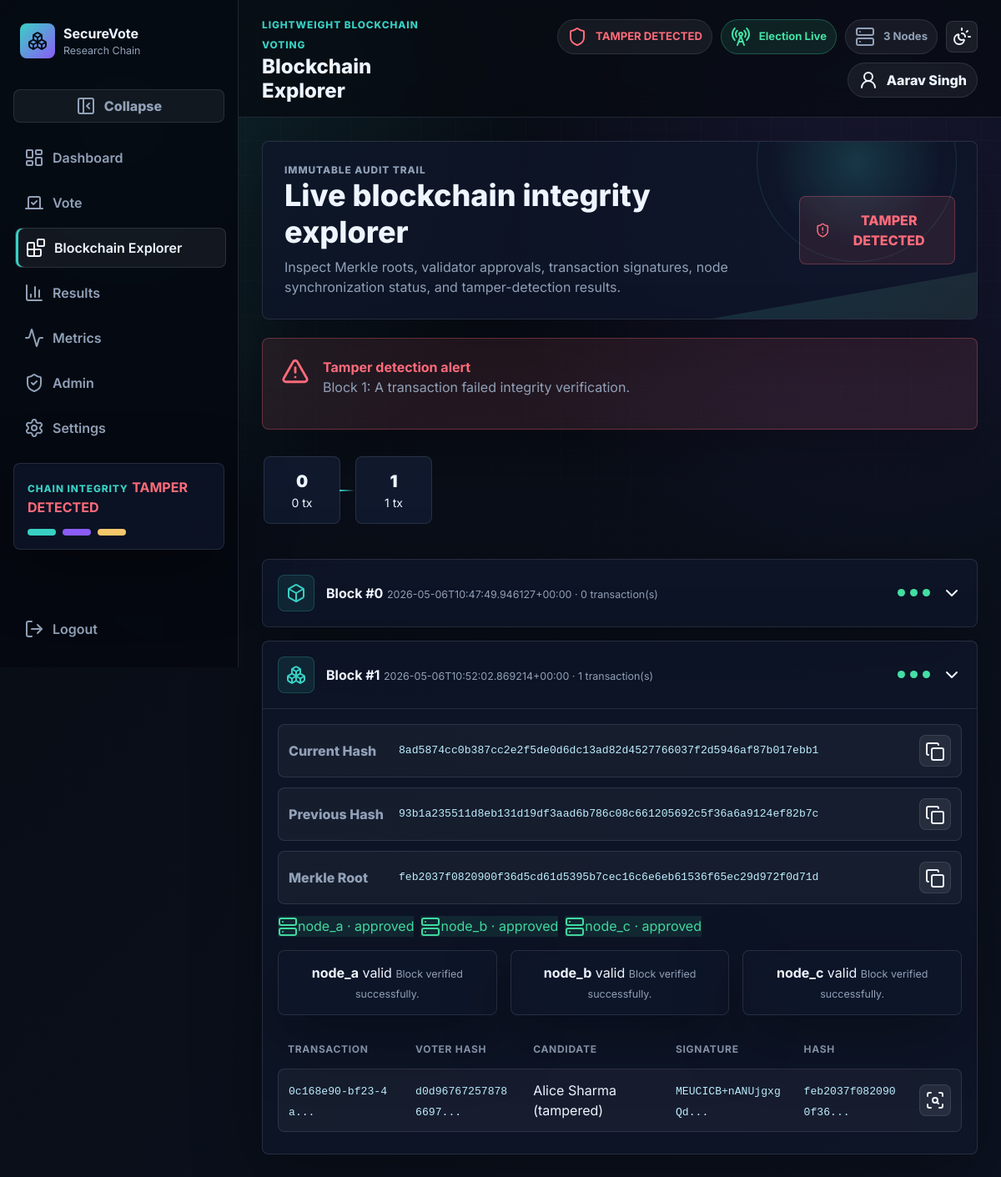
The app's page /blockchain (signed in) with its own data.
### tables this page shows
CREATE TABLE blockchain (
                    id INTEGER PRIMARY KEY AUTOINCREMENT,
                    block_index INTEGER UNIQUE NOT NULL,
                    timestamp TEXT NOT NULL,
                    transactions TEXT NOT NULL,
                    merkle_root TEXT,
                    validator_votes TEXT,
                    node_status TEXT,
                    previous_hash TEXT NOT NULL,
                    nonce INTEGER NOT NULL,
                    current_hash TEXT NOT NULL,
                    creation_time_ms REAL DEFAULT 0,
                    verification_time_ms REAL DEFAULT 0,
                    consensus_time_ms REAL DEFAULT 0
                );

CREATE TABLE node_ledgers (
                    node_name TEXT NOT NULL,
                    block_index INTEGER NOT NULL,
                    block_json TEXT NOT NULL,
                    is_valid INTEGER NOT NULL DEFAULT 1,
                    message TEXT,
                    synced_at TEXT DEFAULT CURRENT_TIMESTAMP,
                    PRIMARY KEY (node_name, block_index)
                );

### app.py (the view)
@app.route("/blockchain")
def blockchain_explorer():
    return render_template("blockchain.html", blocks=voting_chain.get_chain(), health=voting_chain.chain_health())

### app.py (called while the page is built)
@app.context_processor
def inject_shell_context():
    try:
        shell_health = voting_chain.chain_health()
    except Exception:
        shell_health = {"is_valid": False, "status": "CHECK UNAVAILABLE", "nodes": {}, "errors": []}
    return {
        "shell_health": shell_health,
        "shell_election_active": db.is_election_active(),
        "shell_node_count": len(shell_health.get("nodes", {})),
        "shell_user_label": session.get("voter_name") or ("Admin" if session.get("admin") else "Guest"),
    }

### blockchain/block.py (called while the page is built)
def calculate_block_hash(block_data: dict) -> str:
    payload = {
        "index": block_data["index"],
        "timestamp": block_data["timestamp"],
        "transactions": block_data["transactions"],
        "merkle_root": block_data["merkle_root"],
        "validator_votes": block_data.get("validator_votes", {}),
        "node_status": block_data.get("node_status", {}),
        "previous_hash": block_data["previous_hash"],
        "nonce": block_data["nonce"],
    }
    encoded = json.dumps(payload, sort_keys=True, separators=(",", ":")).encode("utf-8")
    return hashlib.sha256(encoded).hexdigest()

### blockchain/blockchain.py (called while the page is built)
    def get_chain(self) -> list[dict]:
        return self.db.get_all_blocks()

    def chain_health(self) -> dict:
        is_valid, errors = validate_chain(self.get_chain())
        return {
            "is_valid": is_valid,
            "status": "VALID" if is_valid else "TAMPER DETECTED",
            "errors": errors,
            "nodes": self.db.get_node_status_summary(),
        }

### blockchain/merkle.py (called while the page is built, shortened)
def build_merkle_root(transaction_hashes: list[str]) -> str:
    if not transaction_hashes:
        return EMPTY_MERKLE_ROOT

### blockchain/transaction.py (called while the page is built)
def sha256_text(value: str) -> str:
    return hashlib.sha256(value.encode("utf-8")).hexdigest()

def canonical_json(data: dict) -> str:
    return json.dumps(data, sort_keys=True, separators=(",", ":"))

def hash_transaction_payload(voter_hash: str, candidate: str, timestamp: str, public_key: str) -> str:
    payload = {
        "voter_hash": voter_hash,
        "candidate": candidate,
        "timestamp": timestamp,
        "public_key": public_key,
    }
    return sha256_text(canonical_json(payload))

def is_transaction_format_valid(transaction: dict) -> bool:
    required = {
        "transaction_id",
        "voter_hash",
        "candidate",
        "timestamp",
        "signature",
        "public_key",
        "transaction_hash",
    }
    return required.issubset(transaction) and all(transaction.get(key) for key in required)

### templates/blockchain.html (shortened to what this page needs)
{% extends "base.html" %}
{% block page_title %}Blockchain Explorer{% endblock %}
{% block content %}
<div class="hero-panel explorer-hero">
    <div>
        <p class="eyebrow">Immutable audit trail</p>
        <h2>Live blockchain integrity explorer</h2>
        <p>Inspect Merkle roots, validator approvals, transaction signatures, node synchronization status, and tamper-detection results.</p>
    </div>
    <span class="status-orb {{ 'valid' if health.is_valid else 'danger' }}">
        <i data-lucide="{{ 'shield-check' if health.is_valid else 'shield-alert' }}"></i>
        {{ health.status }}
    </span>
</div>
{% if not health.is_valid %}
    <section class="alert-panel danger">
        <i data-lucide="triangle-alert"></i>
        <div>
            <strong>Tamper detection alert</strong>
            {% for error in health.errors %}
                <p>{{ error }}</p>
            {% endfor %}
        </div>
    </section>
{% endif %}
<section class="chain-visualization" aria-label="Blockchain visualization">
    {% for block in blocks %}
        <button class="chain-node {{ 'genesis' if block.index == 0 else '' }}" data-scroll-target="block-{{ block.index }}">
            <span>{{ block.index }}</span>
            <small>{{ block.transactions|length }} tx</small>
        </button>
    {% endfor %}
</section>
<div class="block-timeline">
{% for block in blocks %}
    <article class="block-card" id="block-{{ block.index }}">
        <button class="block-summary" type="button" data-bs-toggle="collapse" data-bs-target="#blockDetails{{ block.index }}" aria-expanded="{{ 'true' if loop.last else 'false' }}">
            <span class="block-icon"><i data-lucide="{{ 'box' if block.index == 0 else 'boxes' }}"></i></span>
            <span>
                <strong>Block #{{ block.index }}</strong>
                <small>{{ block.timestamp }} · {{ block.transactions|length }} transaction(s)</small>
            </span>
            <span class="validator-mini">
                {% for node, vote in block.validator_votes.items() %}
                    <em class="{{ 'ok' if vote == 'approved' or vote == 'genesis' else 'danger' }}"></em>
                {% endfor %}
            </span>
            <i data-lucide="chevron-down"></i>
        </button>
        <div class="collapse {{ 'show' if loop.last else '' }}" id="blockDetails{{ block.index }}">
            <div class="block-details">
                <div class="hash-grid">
                    <div><span>Current Hash</span><code>{{ block.current_hash }}</code><button class="copy-btn" data-copy="{{ block.current_hash }}"><i data-lucide="copy"></i></button></div>
                    <div><span>Previous Hash</span><code>{{ block.previous_hash }}</code><button class="copy-btn" data-copy="{{ block.previous_hash }}"><i data-lucide="copy"></i></button></div>
                    <div><span>Merkle Root</span><code>{{ block.merkle_root }}</code><button class="copy-btn" data-copy="{{ block.merkle_root }}"><i data-lucide="copy"></i></button></div>
                </div>
                <div class="validator-strip">
                    {% for node, vote in block.validator_votes.items() %}
                        <span class="validator-badge {{ 'ok' if vote == 'approved' or vote == 'genesis' else 'danger' }}"><i data-lucide="server"></i>{{ node }} · {{ vote }}</span>
                    {% endfor %}
                </div>
                <div class="node-grid mt-3">
                    {% for node, status in block.node_status.items() %}
                        <div class="node-card">
                            <strong>{{ node }}</strong>
                            <span>{{ "valid" if status.valid else "invalid" }}</span>
                            <small>{{ status.message }}</small>
                        </div>
                    {% endfor %}
                </div>
                <div class="table-responsive mt-4">
                    <table class="data-table">
                        <thead><tr><th>Transaction</th><th>Voter Hash</th><th>Candidate</th><th>Signature</th><th>Hash</th><th></th></tr></thead>
                        <tbody>
                        {% for tx in block.transactions %}
                            <tr>
                                <td><code>{{ tx.transaction_id[:16] }}...</code></td>
                                <td><code>{{ tx.voter_hash[:18] }}...</code></td>
                                <td>{{ tx.candidate }}</td>
                                <td><code>{{ (tx.signature|default('missing'))[:18] }}...</code></td>
                                <td><code>{{ tx.transaction_hash[:18] }}...</code></td>
                                <td><button class="icon-btn" data-bs-toggle="modal" data-bs-target="#txModal{{ block.index }}{{ loop.index }}"><i data-lucide="scan-search"></i></button></td>
                            </tr>
                        {% else %}
                            <tr><td colspan="6" class="text-muted">Genesis block contains no vote transactions.</td></tr>
                        {% endfor %}
                        </tbody>
                    </table>
                </div>
            </div>
        </div>
    </article>
{% endfor %}
</div>
{% endblock %}

### records on screen
blockchain: index "0", transactions|length "0", timestamp "2026-05-06T10:47:49.946127+00:00"
blockchain: index "1", transactions|length "1", timestamp "2026-05-06T10:52:02.869214+00:00", current_hash "8ad5874cc0b387cc2e2f5de0d6dc13ad82d4527766037f2d5946af87b017ebb1", previous_hash "93b1a235511d8eb131d19df3aad6b786c08c661205692c5f36a6a9124ef82b7c", merkle_root "feb2037f0820900f36d5cd61d5395b7cec16c6e6eb61536f65ec29d972f0d71d", validator_votes "node_a" "node_b" "node_c", validator_votes "approved" "approved" "approved", transaction_id "0c168e90-bf23-4a", voter_hash "d0d967672578786697", candidate "Alice Sharma (tampered)", signature "MEUCICB+nANUjgxgQd", transaction_hash "feb2037f0820900f36"
node_ledgers: node_name "node_a", valid "valid", message "Block verified successfully."
node_ledgers: node_name "node_b", valid "valid", message "Block verified successfully."
node_ledgers: node_name "node_c", valid "valid", message "Block verified successfully."

### other values on screen
{{ shell_health.status }} "TAMPER DETECTED"
{{ "Election Live" if shell_election_active else "Election Paused" }} "Election Live"
{{ shell_node_count }} "3"
{{ shell_user_label }} "Aarav Singh"
{{ health.status }} "TAMPER DETECTED"
{{ error }} "Block 1: A transaction failed integrity verification."
